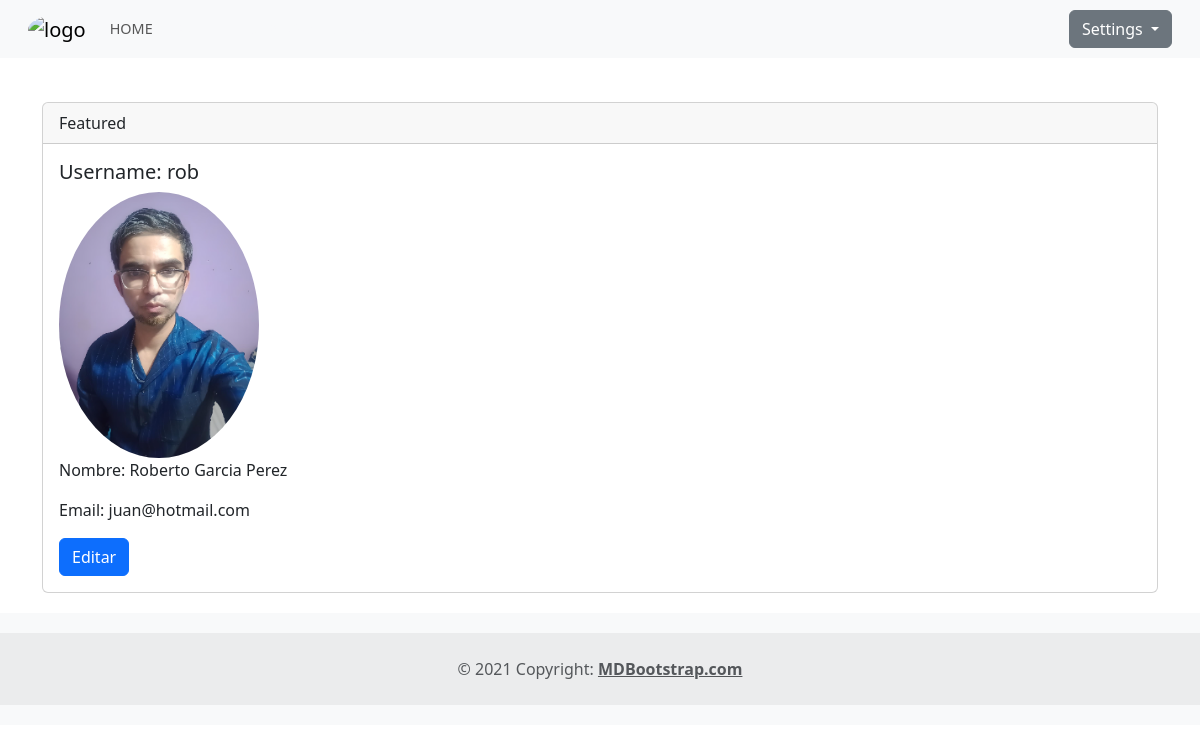
Screenshot of /accounts/user/ (signed in) with the database file from the repository.
### accounts/models.py (models this page shows)
class CustomUser(AbstractUser):
    first_name = models.CharField(_("first name"), max_length=150, blank=False)
    last_name = models.CharField(_("last name"), max_length=150, blank=False)
    email = models.EmailField(_("email address"), blank=False,unique=True)
    image = models.ImageField("imagen",
        upload_to='profile_pics/',  # Carpeta donde se almacenarán las imágenes
        default='profile_pics/default.png',  # Imagen por defecto
        blank=True,  # Campo opcional
        null=True    # Permitir valores nulos
    )
    REQUIRED_FIELDS = ["email","first_name","last_name"]

### accounts/views.py (the view)
# urls.py: path('user/', views.user_view, name='user'),
@login_required(login_url='/accounts/login/')
def user_view(request):
    return render(request, 'accounts/user.html')

### templates/accounts/user.html (shortened to what this page needs)
{% extends 'base.html'%}
{% block content %}
<div class="card">
    <div class="card-header">
      Featured
    </div>
    <div class="card-body">
      <h5 class="card-title">Username: {{user.username }} </h5>
      <img src="{{ user.image.url }}" alt="Profile Picture" style="max-width: 200px; border-radius: 50%;">
       <p class="card-text">Nombre: {{user.first_name}} {{ user.last_name}}</p>
       <p class="card-text">Email: {{user.email}}</p>
      <a href="{% url 'accounts:profile'%}" class="btn btn-primary">Editar</a>
    </div>
  </div>
{% endblock %}

### rows the page displays
CustomUser: username "rob", image (picture), first_name "Roberto", last_name "Garcia Perez", email "juan@hotmail.com"
